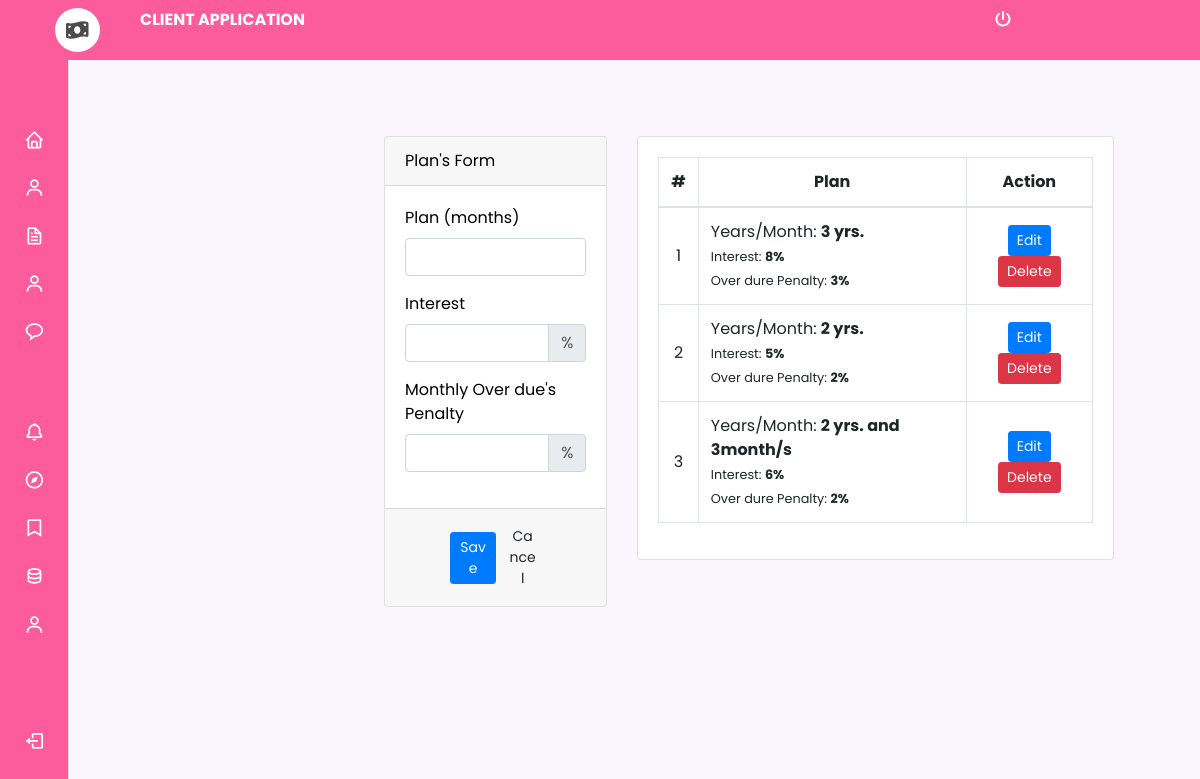
/admin/loan/index.php?page=plan (signed in), run on the app's committed database.
### tables this page shows
CREATE TABLE `loan_plan` (
  `id` int(30) NOT NULL,
  `months` int(11) NOT NULL,
  `interest_percentage` float NOT NULL,
  `penalty_rate` int(11) NOT NULL
);

### admin/loan/plan.php (the view, shortened to what this page needs)
<?php include('db_connect.php');?>
<div class="container-fluid">
	<div class="col-lg-12">
		<div class="row">
			<div class="col-md-4">
			<form action="" id="manage-plan">
				<div class="card">
					<div class="card-header">
						   Plan's Form
				  	</div>
					<div class="card-body">
							<div class="form-group">
								<label class="control-label">Plan (months)</label>
								<input type="number" name="months" id="" class="form-control text-right">
							</div>
							<div class="form-group">
								<label class="control-label">Interest</label>
								<div class="input-group">
								  <input type="number" step="any" min="0" max="100" class="form-control text-right" name="interest_percentage" aria-label="Interest">
								  <div class="input-group-append">
								    <span class="input-group-text">%</span>
								  </div>
								</div>
							</div>
							<div class="form-group">
								<label class="control-label">Monthly Over due's Penalty</label>
								<div class="input-group">
								  <input type="number" step="any" min="0" max="100" class="form-control text-right" aria-label="Penalty percentage" name="penalty_rate">
								  <div class="input-group-append">
								    <span class="input-group-text">%</span>
								  </div>
								</div>
							</div>
					</div>
					<div class="card-footer">
						<div class="row">
							<div class="col-md-12">
								<button class="btn btn-sm btn-primary col-sm-3 offset-md-3"> Save</button>
								<button class="btn btn-sm btn-default col-sm-3" type="button" onclick="_reset()"> Cancel</button>
							</div>
						</div>
					</div>
				</div>
			</form>
			</div>
			<div class="col-md-8">
				<div class="card">
					<div class="card-body">
						<table class="table table-bordered table-hover">
							<thead>
								<tr>
									<th class="text-center">#</th>
									<th class="text-center">Plan</th>
									<th class="text-center">Action</th>
								</tr>
							</thead>
							<tbody>
								<?php
								$i = 1;
								$plan = $conn->query("SELECT * FROM loan_plan order by id asc");
								while($row=$plan->fetch_assoc()):
									$months = $row['months'];
									$months = $months / 12;
									if($months < 1){
										$months = $row['months']. " months";
									}else{
										$m = explode(".", $months);
										$months = $m[0] . " yrs.";
										if(isset($m[1])){
											$months .= " and ".number_format(12 * ($m[1] /100 ),0)."month/s";
										}
									}
								?>
								<tr>
									<td class="text-center"><?php echo $i++ ?></td>
									<td class="">
										 <p>Years/Month: <b><?php echo $months ?></b></p>
										 <p><small>Interest: <b><?php echo $row['interest_percentage']."%" ?></b></small></p>
										 <p><small>Over dure Penalty: <b><?php echo $row['penalty_rate']."%" ?></b></small></p>
									</td>
									<td class="text-center">
										<button class="btn btn-sm btn-primary edit_plan" type="button" data-id="<?php echo $row['id'] ?>" data-months="<?php echo $row['months'] ?>" data-interest_percentage="<?php echo $row['interest_percentage'] ?>" >Edit</button>
										<button class="btn btn-sm btn-danger delete_plan" type="button" data-id="<?php echo $row['id'] ?>">Delete</button>
									</td>
								</tr>
								<?php endwhile; ?>
							</tbody>
						</table>
					</div>
				</div>
			</div>
		</div>
	</div>
</div>

### admin/loan/assets/css/style.css (style rules this page uses)
body { font-family: "Open Sans", sans-serif; color: #444444; width: 100%; height: calc(100%); }

### admin/loan/menu.css (style rules this page uses)
* { box-sizing: border-box; padding: 0; margin: 0; }
:root { --header-height: 3.5rem; --nav-width: 219px; --first-color: #fdfdfd; --first-color-light: #F4F0FA; --title-color: #ffffff; --text-color-light: #A5A1AA; --body-color: #F9F6FD; --container-color: #fc5c9c; --body-font: 'Poppins', sans-serif; --normal-font-size: .938rem; --small-font-size: .75rem; --smaller-font-size: .75rem; --font-medium: 500; --font-semi-bold: 600; --z-fixed: 100; }
@media screen and (min-width: 1024px) { :root { --normal-font-size: 1rem; --small-font-size: .875rem; --smaller-font-size: .813rem; } }
body { margin: var(--header-height) 0 0 0; font-family: var(--body-font); font-size: var(--normal-font-size); background-color: var(--body-color); color: var(--text-color); }
@media screen and (min-width: 768px) { body { padding: 1rem 3rem 0 6rem; } }

### admin/loan/index.php (style rules this page uses)
body { background: #80808045; }

### admin/loan/plan.php (style rules this page uses)
td { vertical-align: middle !important; }
td p { margin: unset }

### data on the page
loan_plan: months "3 yrs.", interest_percentage "8", penalty_rate "3"
loan_plan: months "2 yrs.", interest_percentage "5", penalty_rate "2"
loan_plan: months "2 yrs. and 3month/s", interest_percentage "6", penalty_rate "2"
